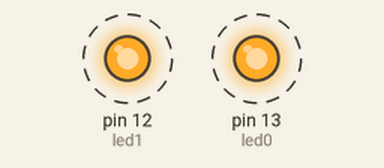
Simulated run of this sketch. Board: Arduino Uno, built with avr-gcc and run on an emulated ATmega328P. Parts: output pins drawn as LEDs (lit = HIGH). Dashed ring = blinking.

Above: at 0.5 s.
Timing chart, 0 to 4.6 s (numbered marks = the images above):
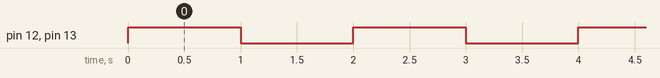

Measured:
- by itself, pin 12 (led1), pin 13 (led0): alternates HIGH for 1.0 s and LOW for 1.0 s

The sketch:

Parpadean2alaVez.ino
```cpp
/*
  Parpadear los dos leds a la vez
 */

int led0=13;
int led1=12;

// the setup function runs once when you press reset or power the board
void setup() {
  // initialize digital pin 13 as an output.
  pinMode(led0, OUTPUT);
  pinMode(led1, OUTPUT);
}

// the loop function runs over and over again forever
void loop() {
  //paso 1
  digitalWrite(led0, HIGH);   // turn the LED on (HIGH is the voltage level)
  digitalWrite(led1, HIGH);
  delay(1000);              // wait for a second

  //paso 2
  digitalWrite(led0, LOW);   // turn the LED on (HIGH is the voltage level)
  digitalWrite(led1, LOW);
  delay(1000);              // wait for a second
 }
```
